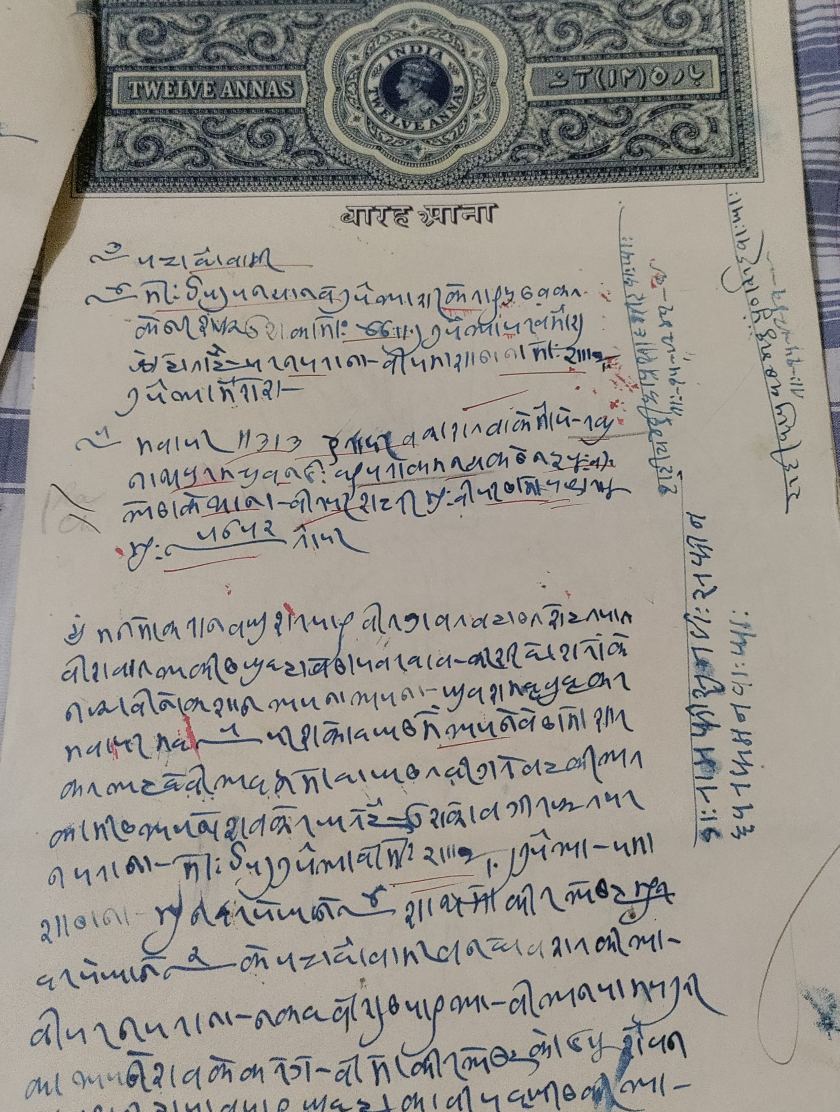
#> input picture kaithiTranslation/sampledata/IMG_20251028_185418.jpg, 2518 x 3335 px, found by its file name (shown at 1/3 size)
$ jupyter execute --allow-errors 01_ocr_proxy_devanagari.ipynb   (shell and % lines are left out)
#> lines starting #> are read from the running program, lines starting #| are printed output that depends on the picture
<a href="https://colab.research.google.com/github/thakur785/sandbox_llm/blob/main/kaithiTranslation/notebooks/01_ocr_proxy_devanagari.ipynb" target="_parent"></a>

# Phase 0 – OCR using Devanagari as a Proxy for Kaithi

This notebook demonstrates a feasibility OCR step for historical Kaithi documents.

⚠️ Important notes:
- Kaithi has no official OCR model in Tesseract
- We use the Devanagari script model as a structural proxy
- Output is expected to be noisy
- Goal is to preserve layout, lines, and approximate phonetics

> Add blockquote

[cell 1]
# System dependencies

# Python dependencies

[cell 2]
# Download Devanagari script model (script-based OCR)

# Verify tessdata path

[cell 3]
#Load sample kaithi image
from PIL import Image
import matplotlib.pyplot as plt

BASE_PATH = "sandbox_llm/kaithiTranslation"
IMAGE_PATH = f"{BASE_PATH}/sampledata/IMG_20251028_185418.jpg"

img = Image.open(IMAGE_PATH)
#> img is the input picture: PIL image 2518x3335 RGB; mean R, G, B 153, 148.8, 141.4

plt.figure(figsize=(6,10))
plt.imshow(img)
plt.axis("off")

[cell 4]
import cv2
import numpy as np

def preprocess_for_ocr(image_path):
    img = cv2.imread(image_path, cv2.IMREAD_GRAYSCALE)
#> img: shape (3335, 2518); min 0, max 229, mean 149.2
    img = cv2.normalize(img, None, 0, 255, cv2.NORM_MINMAX)
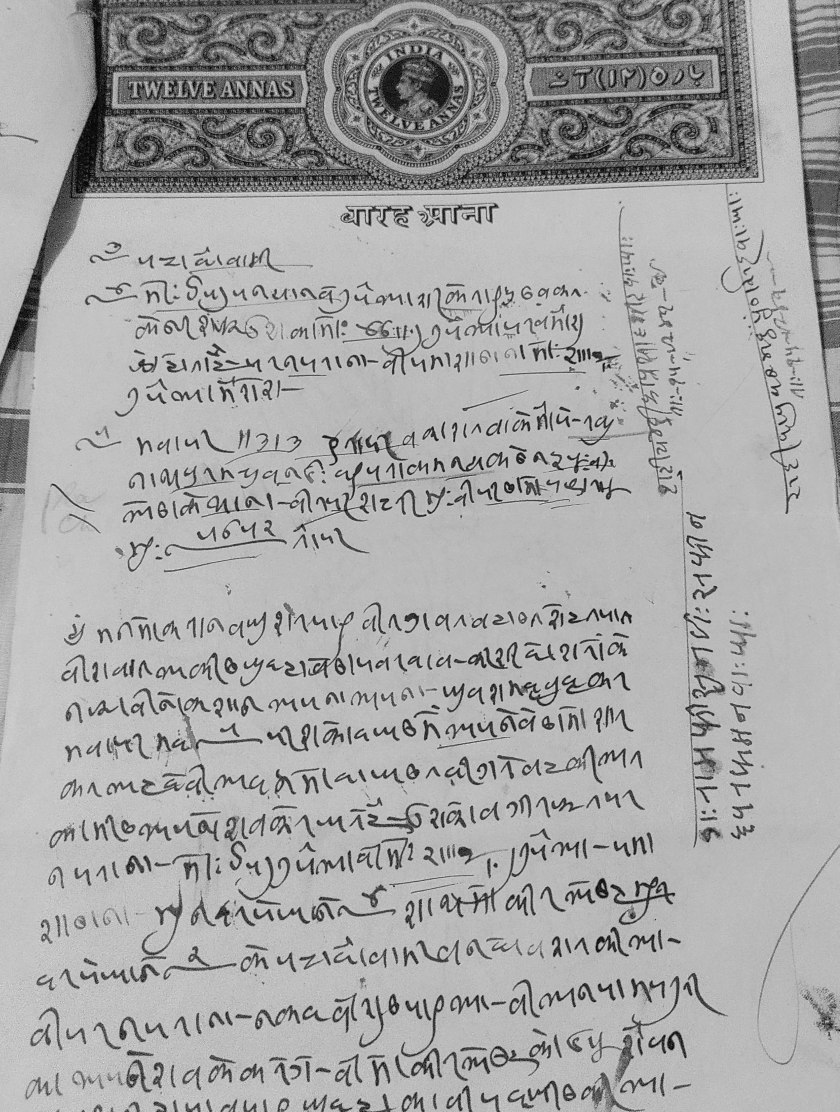
#> img: shape (3335, 2518) (shown at 1/3 size); min 0, max 255, mean 166.1
    return img

processed_img = preprocess_for_ocr(IMAGE_PATH)

plt.figure(figsize=(6,10))
plt.imshow(processed_img, cmap="gray")
plt.axis("off")
